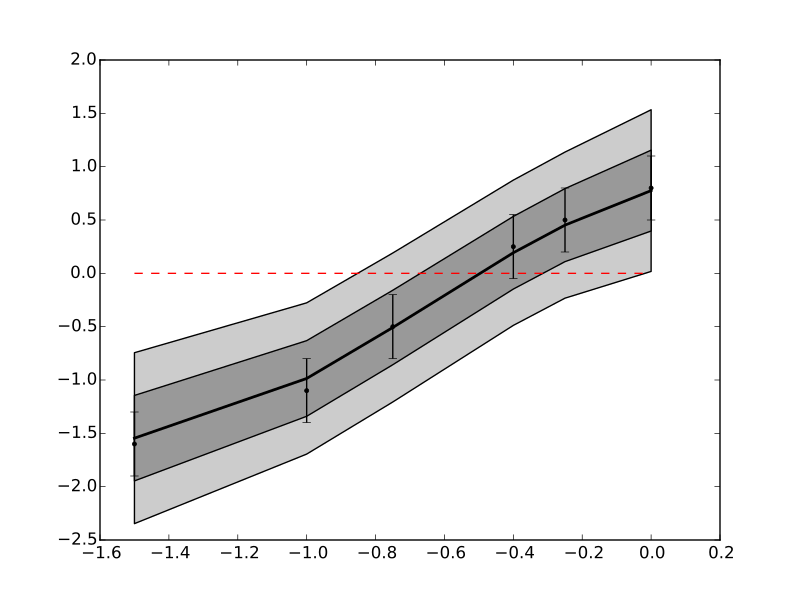

The Python source for this figure:
import GeePea
import numpy as np

#create test data
x = [-1.50,-1.0,-0.75,-0.4,-0.25,0.00]
y = [-1.6,-1.1,-0.5,0.25,0.5,0.8]

#define mean function parameters and hyperparameters
hp = [0.,1.,0.3] # kernel hyperparameters (sq exponential takes 3 parameters for 1D input)
fp = [0,0,1]

#define the GP
gp = GeePea.GP(x,y,p=hp,fp=fp)

#optimise and plot
gp.optimise()
gp.plot()
